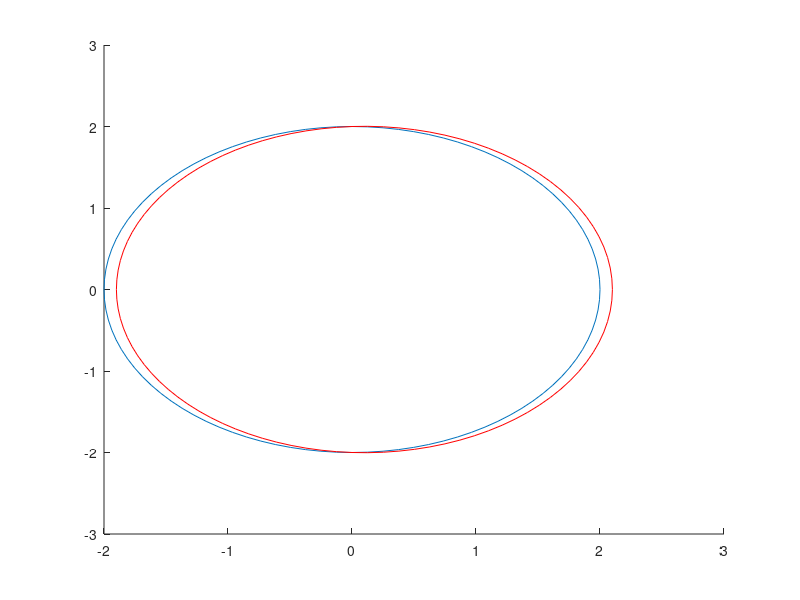

Recreate this plot in MATLAB.
%Polarkoordinaten
t=(0:0.01:1)*2*pi;
r=2;
x=r.*cos(t);
y=r.*sin(t);
hold on;
plot(x,y)

r=(2+0.1*cos(t));
x1=r.*cos(t);
y2=r.*sin(t);
plot(x1,y2,'r');